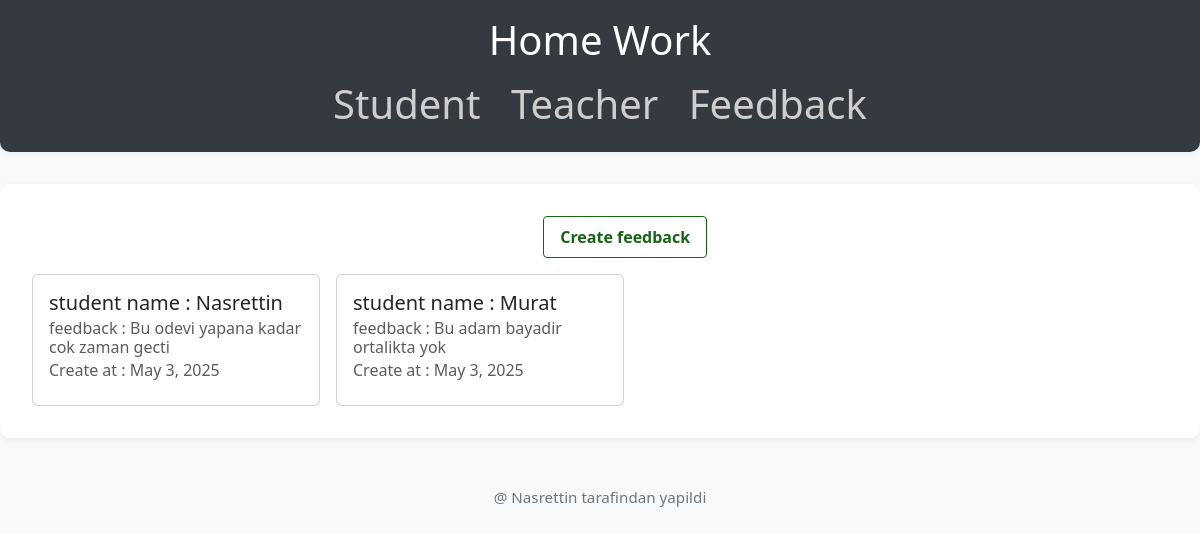
The app's page /feedbacks with its own data.
### app_feedback/models.py (models this page shows)
class Feedbacks(models.Model):
    f_S_name=models.CharField(max_length=25)
    feedback=models.TextField()
    create_at = models.DateField(auto_now_add=True)

### app_feedback/views.py (the view)
# urls.py: path('feedbacks',FeedbackListView.as_view(),name='feedback-list'),
class FeedbackListView(ListView):
    model=Feedbacks
    template_name='feedbacks/feedbacklist.html'
    context_object_name='feedbacks'

### templates/feedbacks/feedbacklist.html (shortened to what this page needs)
{% extends "base.html" %}
{% block body %}
    <p>
        <a href="{% url 'feedback-add' %}" style="color: rgb(23, 99, 23); text-decoration: none; font-weight: bold; padding: 8px 16px; border: 1px solid rgb(23, 99, 23); border-radius: 4px; display: inline-block; margin-left: 45%;">Create feedback</a>
    </p>
    <div style="display: flex; gap: 16px; flex-wrap: wrap;">
        {% for feedback in feedbacks %}
        <div class="card" style="width: 18rem;">
            <div class="card-body">
              <h5 class="card-title">student name : {{feedback.f_S_name}}</h5>
              <h6 class="card-subtitle mb-2 text-body-secondary">feedback : {{feedback.feedback}}</h6>
              <h6 class="card-subtitle mb-2 text-body-secondary">Create at : {{feedback.create_at}} </h6>
            </div>
        </div>
        {% endfor %}
    </div>
{% endblock %}

### templates/base.html (style rules this page uses)
body { background: #f8f9fa; font-family: 'Segoe UI', Tahoma, Geneva, Verdana, sans-serif; }
a { text-decoration: none; color: #d0cdcd; }

### records on screen
Feedbacks: f_S_name "Nasrettin", feedback "Bu odevi yapana kadar cok zaman gecti", create_at "May 3, 2025"
Feedbacks: f_S_name "Murat", feedback "Bu adam bayadir ortalikta yok", create_at "May 3, 2025"
